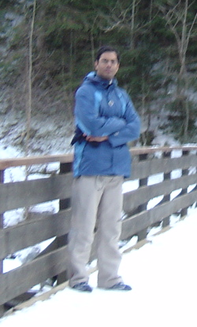
#> input picture images/crop_org_2_1.png, 197 x 327 px, shrunk from 250 x 416 before the run, found by its file name
$ python brute_force_matching_knn.py
#> lines starting #> are read from the running program, lines starting #| are printed output that depends on the picture
'''
Code below came from opencv example (http://docs.opencv.org/3.0-beta/doc/py_tutorials/py_feature2d/py_matcher/py_matcher.html)
Because of difference between opencv 3-beta and opencv 3.2.0, i modified the code
'''
import numpy as np
import cv2

#img1 = cv2.imread('../images/box.png',0)          # queryImage
#img1 = cv2.imread('../images/human_upper_body.png',0)          # queryImage
#img2 = cv2.imread('../images/box_in_scene.png',0) # trainImage
img1 = cv2.imread('/home/yildbs/Data/INRIA/SomeSample/crop_org_2_1.png',0)          # queryImage
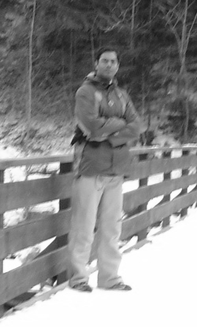
#> img1: shape (327, 197); min 11, max 255, mean 139.7
img2 = cv2.imread('/home/yildbs/Data/INRIA/SomeSample/org_1.png',0) # trainImage
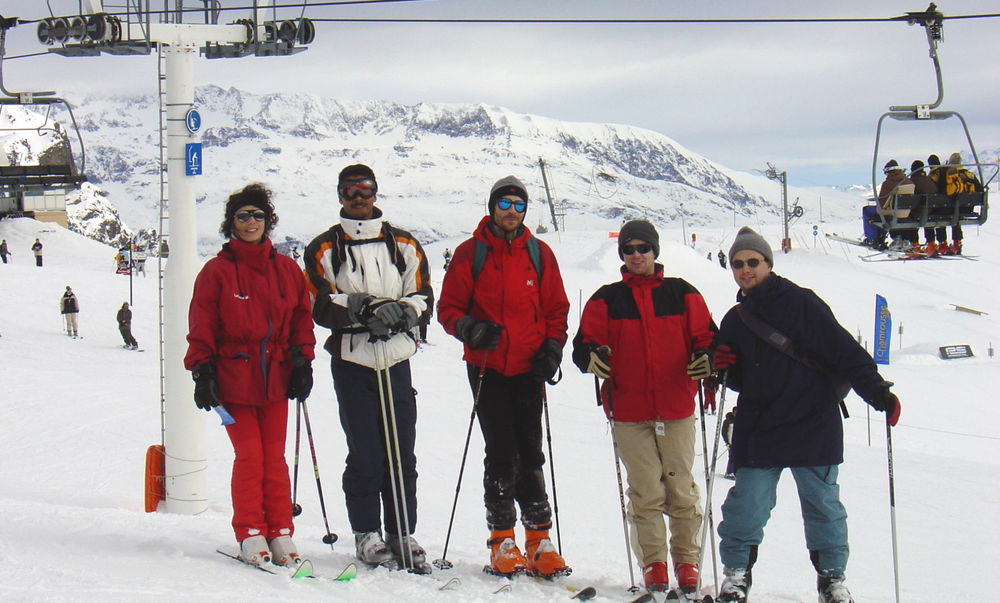
#> input picture images/org_1.png, 1000 x 603 px, shrunk from 1272 x 767 before the run, found by its file name
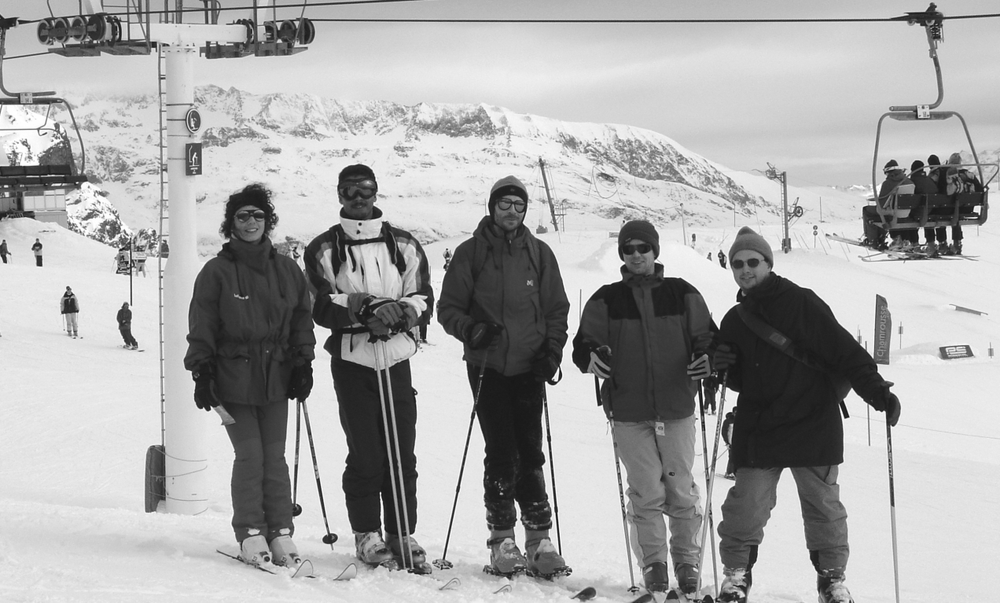
#> img2: shape (603, 1000); min 10, max 255, mean 167.8

# Initiate SIFT detector
sift = cv2.xfeatures2d.SIFT_create()

# find the keypoints and descriptors with SIFT
kp1, des1 = sift.detectAndCompute(img1,None)
#> kp1 = 528 keypoints; strongest (x, y, size): (55, 283, 1.9), (54, 238, 1.9), (54, 205, 8.2), (44, 245, 6.1)
kp2, des2 = sift.detectAndCompute(img2,None)
#> kp2 = 2694 keypoints; strongest (x, y, size): (977, 209, 5), (322, 333, 11.2), (720, 386, 2.3), (936, 242, 2.9)

# BFMatcher with default params
bf = cv2.BFMatcher()
matches = bf.knnMatch(des1,des2, k=2)
#> matches = 528 matches

# Apply ratio test
good = []
for m,n in matches:
    if m.distance < 0.75*n.distance:
        good.append([m])
#> after the loop, good = 8 matches

# cv2.drawMatchesKnn expects list of lists as matches.
img3 = np.array([])
img3 = cv2.drawMatchesKnn(img1, kp1, img2, kp2, good, img3, flags=2)
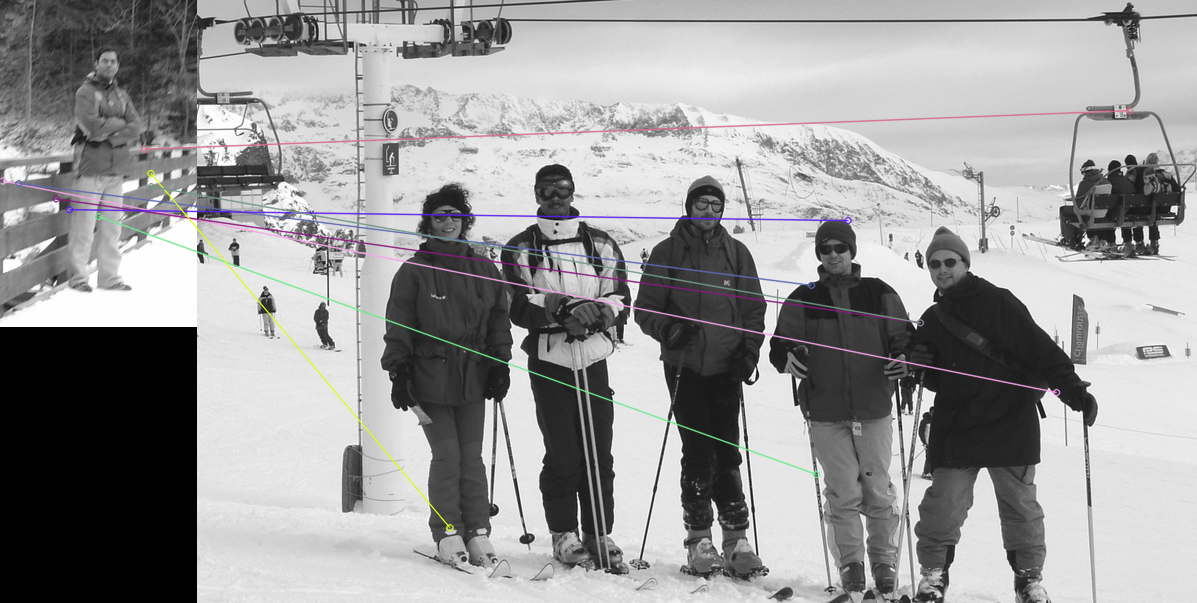
#> img3: shape (603, 1197, 3); mean of channels 0, 1, 2 152.8, 152.4, 152.7; drawn as B, G, R

cv2.imshow('aaa', img3)
cv2.waitKey(0)
